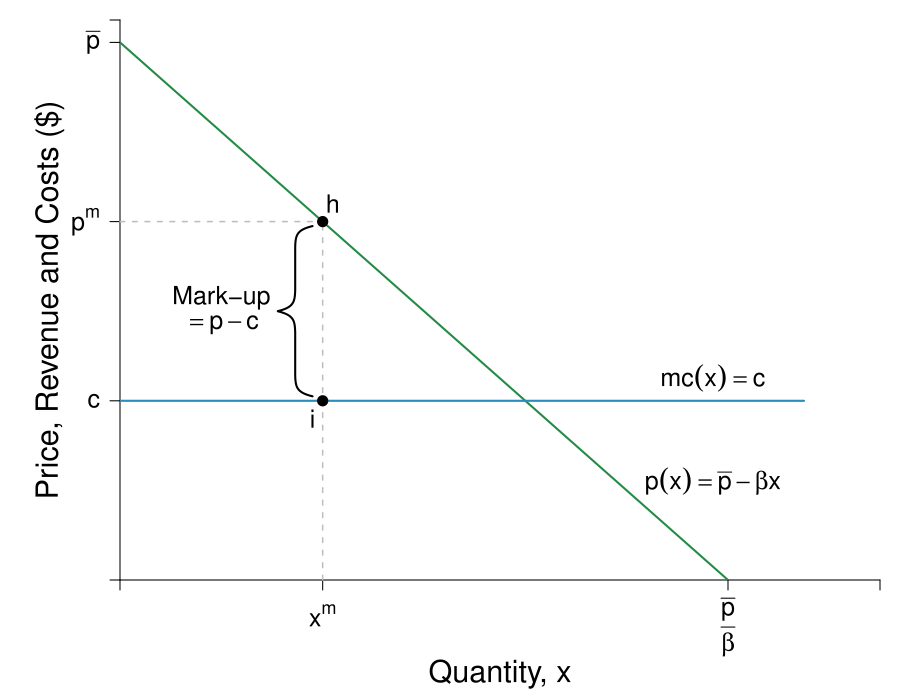

Source code (R):
#Graph Designer: Simon Halliday + Scott Cohn
#Authors: Bowles and Halliday
#Title: Coordination, Conflict and Competition: A Text in Microeconomics

require(shape)
library(pBrackets)
pdf(file = "firmmarketsupply/monopoly_markup.pdf", width = 9, height = 7)

#Set parameters for graphics
axislabelsize <- 1.8
labelsize <- 1.5
namesize <- 1.8
annotatesize <- 1.5
graphlinewidth <- 2
segmentlinewidth <- 1.5

COL <- c("#7fc97f", "#beaed4", "#fdc086", "#ffff99", "#386cb0", "#f0027f", "#bf5b17", "#666666")
COLA <- c("#e0f3db", "#99d8c9","#66c2a4","#41ae76", "#238b45", "#005824")
COLB <- c("#c6dbef", "#4eb3d3", "#2b8cbe", "#0868ac","#084081")

#Edited the margins to cater for the larger LHS labels
par(mar =  c(6, 6, 1, 1))

AvgRevenue <- function(x, rmax = 12, xmax = 12){
  rmax - (rmax/xmax)*x
}

MRevenue <- function(x, rmax = 12, xmax = 12){
  rmax - 2*(rmax/xmax)*x
}

AvgCost <- function(x, c0 = 2, c1 = 4){
  c0/x + c1
}

# From CORE
IsoProf <- function(x, k = 0, c0 = 2, c1 = 4){
  AvgCost(x) + k/x
}

xlims <- c(0, 15)
ylims <- c(0, 12.5)

npts <- 501 
x <- seq(xlims[1], xlims[2], length.out = npts)
y <- seq(ylims[1], ylims[2], length.out = npts) 
a <- c(13, 16.75, 19.25)

plot(0, 0, xlim = xlims, ylim = ylims, type = "n",
     xlab = expression(paste("")),
     ylab = expression(paste("")), 
     xaxt = "n", 
     yaxt = "n", 
     cex.lab = axislabelsize, 
     bty = "n",
     xaxs = "i", 
     yaxs = "i")


ticksy <- c(0, 4, AvgRevenue(x = 4), 12, ylims[2])
ylabels <- c(NA, expression(paste(c)), expression(paste(p^{m})), expression(paste(bar(p))), NA)
ticksx <- c(0, 4, 12, xlims[2])
xlabels <- c(NA, expression(paste(x^{m})), expression(paste(frac(bar(p),beta))), NA)

axis(1, at = ticksx, pos = 0, labels = FALSE)
text(x = c(0, 4, 12, xlims[2]), par("usr")[3] - 0.4, labels = xlabels, srt = 0, pos = 1, xpd = TRUE, cex = labelsize)
axis(2, at = ticksy, pos = 0, labels = ylabels, las = 1, cex.axis = labelsize)

npts <- 500 
xx1 <- seq(xlims[1], xlims[2], length.out = npts)
xx2 <- seq(xlims[1], xlims[2] - 1.5, length.out = npts)
xx3 <- seq(2, 6, length.out = npts)

lines(xx1, AvgRevenue(xx1, rmax = 12, xmax = 12), col = COLA[5], lwd = graphlinewidth)
#lines(xx1, MRevenue(xx1, rmax = 12, xmax = 12), col = COLA[4], lwd = graphlinewidth)
#lines(xx2, IsoProf(xx2, k = 14), col = COLB[4], lwd = graphlinewidth)

# Iso Prof --- Too high/too low
#lines(xx2, IsoProf(xx2, k = 8), col = COLB[4], lwd = graphlinewidth)
#lines(xx2, IsoProf(xx2, k = 20), col = COLB[4], lwd = graphlinewidth)

#Label the axes
text(0.5*(xlims[2]), -2.1, expression(paste("Quantity, ", x)), xpd = TRUE, cex = axislabelsize) 
#text(0.5*(xlims[2]), -1.8, expression(paste("Quantity of output, ", x)), xpd = TRUE, cex = axislabelsize) 
text(-1.4, 0.5*ylims[2], expression(paste("Price, Revenue and Costs ($)")), xpd = TRUE, cex = axislabelsize, srt = 90) 

#Label curves
#text(xlims[2] - 1, 7, expression(paste("Isoprofit \n curves")), cex = labelsize)
text(11.7, 4.5, expression(paste(mc(x) == c)), cex = annotatesize)
text(11.7, 2.2, expression(paste(p(x) == bar(p) - beta*x)), cex = annotatesize)
#text(6.7, 2.2, expression(paste(mr(x) == bar(p) - 2*beta*x)), cex = labelsize)

brackets(x1 = 4 - 0.2, y1 = 4 + 0.1, 
         x2 = 4 - 0.2, y2 = AvgRevenue(x = 4) - 0.1,  
         ticks = 0.5, curvature = 0.5, type = 1, 
         col = "black", lwd = 2, lty = 1, xpd = TRUE)
text(2, 6.3, expression(paste("Mark-up")), xpd = TRUE, cex = annotatesize)
text(2, 5.7, expression(paste(phantom() == p - c)), xpd = TRUE, cex = annotatesize)

# text(xlims[2] - 1, 5.8, expression(paste(pi[3])), cex = labelsize)
# text(xlims[2] - 1, 5.25, expression(paste(pi[2])), cex = labelsize)
# text(xlims[2] - 1, 4.7, expression(paste(pi[1])), cex = labelsize)
# text(xlims[2] - 1, 4, expression(paste(pi[0])), cex = labelsize)

#Draw segments for total costs
segments(0, AvgRevenue(x = 4), 4, AvgRevenue(x = 4), lty = 2, col = "gray" , lwd = segmentlinewidth)
segments(4, 0, 4, AvgRevenue(x = 4), lty = 2, col = "gray" , lwd = segmentlinewidth)

segments(0, 4, xlims[2] - 1.5, 4, lty = 1, col = COLB[3] , lwd = graphlinewidth)

#Label Points for comparison
points(4, MRevenue(x = 4), pch = 16, col = "black", cex = 1.5)
text(3.8, MRevenue(x = 4) - 0.4, expression(i), cex = labelsize)


points(4, AvgRevenue(x = 4), pch = 16, col = "black", cex = 1.5)
text(4.2, AvgRevenue(x = 4) + 0.4, expression(h), cex = labelsize)




dev.off()
